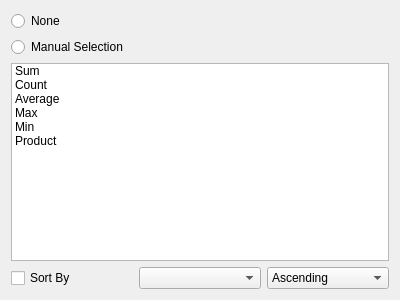
<?xml version="1.0" encoding="UTF-8"?>
<ui version="4.0">
 <class>PivotSubTotals</class>
 <widget class="QWidget" name="PivotSubTotals">
  <property name="geometry">
   <rect>
    <x>0</x>
    <y>0</y>
    <width>400</width>
    <height>300</height>
   </rect>
  </property>
  <layout class="QGridLayout" name="gridLayout_2">
   <item row="0" column="0">
    <layout class="QGridLayout" name="gridLayout">
     <item row="0" column="0">
      <layout class="QVBoxLayout" name="verticalLayout">
       <item>
        <widget class="QRadioButton" name="None">
         <property name="text">
          <string>None</string>
         </property>
        </widget>
       </item>
       <item>
        <widget class="QRadioButton" name="ManualSelection">
         <property name="text">
          <string>Manual Selection</string>
         </property>
        </widget>
       </item>
      </layout>
     </item>
     <item row="1" column="0">
      <widget class="QListWidget" name="Functions">
       <item>
        <property name="text">
         <string>Sum</string>
        </property>
       </item>
       <item>
        <property name="text">
         <string>Count</string>
        </property>
       </item>
       <item>
        <property name="text">
         <string>Average</string>
        </property>
       </item>
       <item>
        <property name="text">
         <string>Max</string>
        </property>
       </item>
       <item>
        <property name="text">
         <string>Min</string>
        </property>
       </item>
       <item>
        <property name="text">
         <string>Product</string>
        </property>
       </item>
      </widget>
     </item>
     <item row="2" column="0">
      <layout class="QHBoxLayout" name="horizontalLayout_2">
       <item>
        <widget class="QCheckBox" name="SortBy">
         <property name="text">
          <string>Sort By</string>
         </property>
        </widget>
       </item>
       <item>
        <widget class="QComboBox" name="LabelSelect"/>
       </item>
       <item>
        <widget class="QComboBox" name="Order">
         <item>
          <property name="text">
           <string>Ascending</string>
          </property>
         </item>
         <item>
          <property name="text">
           <string>Descending</string>
          </property>
         </item>
        </widget>
       </item>
      </layout>
     </item>
     <item row="3" column="0">
      <layout class="QHBoxLayout" name="horizontalLayout"/>
     </item>
    </layout>
   </item>
  </layout>
 </widget>
 <resources/>
 <connections/>
</ui>
